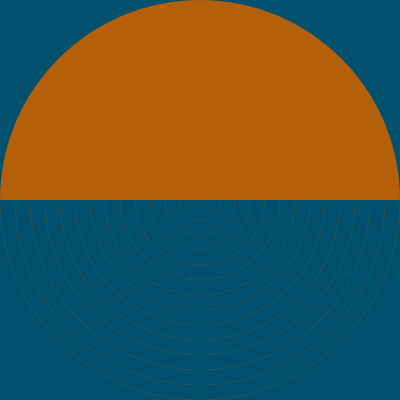
Frame 1 (no input)
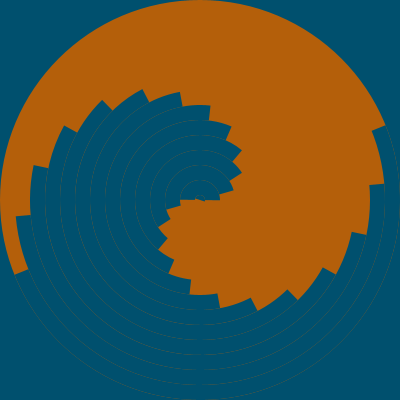
Frame 60 (the mouse pressed at the canvas centre just before this capture)
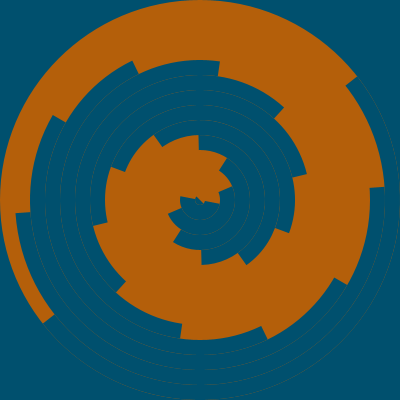
Frame 120 (the mouse held since frame 60 and released just before this capture)

The Processing sketch that drew these frames (run headless with seeded random() and noise(); from frame 60 on, the mouse is pressed at the canvas centre):

// Processing sketch: ColorWheel
// ── ColorWheel.pde
float StartAngle=0;
float AngleBump=0;
color Color1 = color(180, 95, 10);
color Color2 = color(0,80,110);

void setup(){
  size(400,400);
  smooth();
}

void draw(){
  background(Color2);
  noStroke();
  float radius=400;
  int CircleCount=0;
  float angle = StartAngle;
  while(radius>0){
    fill(Color1);
    ellipse(200,200,radius, radius);
    fill(Color2);
    arc(200,200, radius, radius, angle, angle+PI);
    radius-=30;
    angle+=AngleBump;
  }
  StartAngle+=.1;
  AngleBump+=0.005;
}
